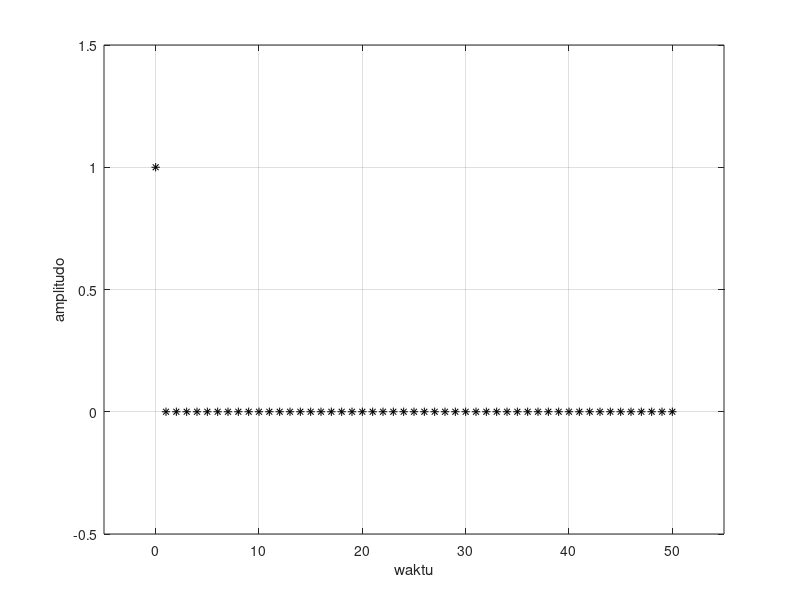

The MATLAB script that drew this image:
% Menampilkan sinyal Unit Impulse
n=0:50;
impuls=[1, zeros(1,50)];
plot(n,impuls,'k*'), grid;
xlabel('waktu'), ylabel('amplitudo');
axis([-5 55 -0.5 1.5]);
